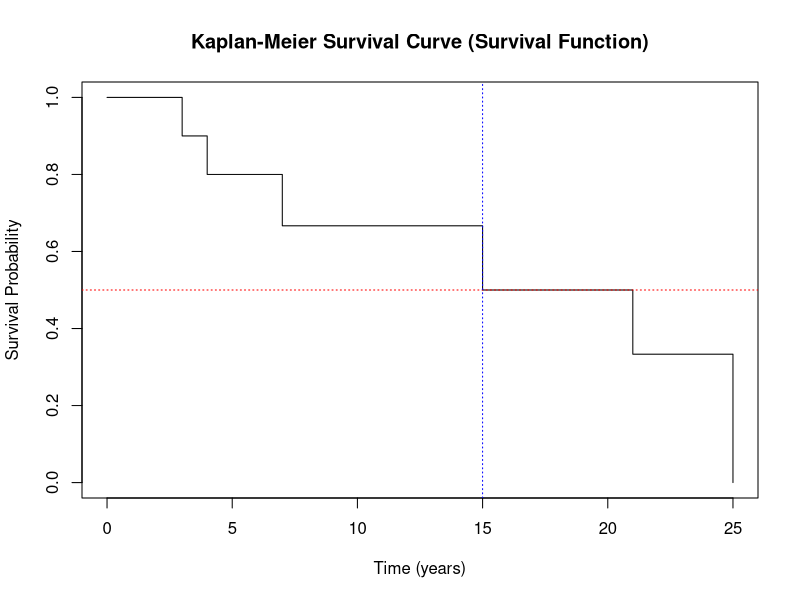
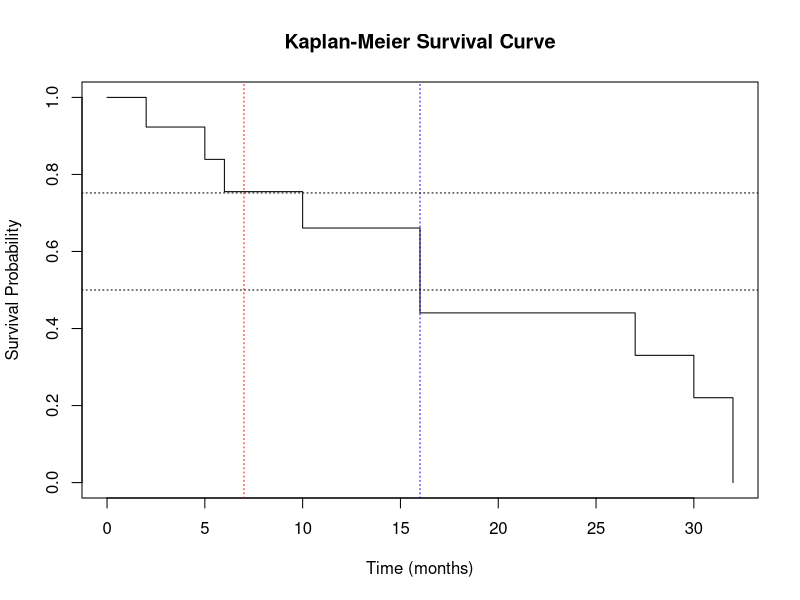

Here is the R script that generated these plots, in order:
library(survival)
surTime<-c(3,4,4,6,7,9,15,21,23,25)
event<-c(1,1,0,0,1,0,1,1,0,1)
as.factor(event)
survtime<-data.frame(surTime, event)
mysurv1<-Surv(survtime$surTime, survtime$event)
mysurv1


myfit<-survfit(mysurv1~1)
summary(myfit)

{plot(myfit, conf.int="none", ylab = "Survival Probability", xlab = "Time (years)", main="Kaplan-Meier Survival Curve (Survival Function)")
  abline(h=0.5, lty=3, col = "red") # locating the median using horizontal and vertical line
  abline(v=15, lty=3, col="blue")}

tumor<-c(2,3,6,7,10,5,32,32,30,27,15,16,16)
event2<-c(1,0,1,0,1,1,1,1,1,1,0,1,1)
as.factor(event2)
tumord<-data.frame(tumor, event2)

mysurv2<-Surv(tumord$tumor, tumord$event2)
mysurv2

myfit2<-survfit(mysurv2~1)
summary(myfit2)

{plot(myfit2, conf.int="none", ylab = "Survival Probability", xlab = "Time (months)", main="Kaplan-Meier Survival Curve")
  abline(h=0.5, lty=3) # locating the median using horizontal and vertical line
  abline(v=16, lty=3, col="blue")
  abline(h=0.752, lty=3)
  abline(v=7, lty=3, col="red")}

